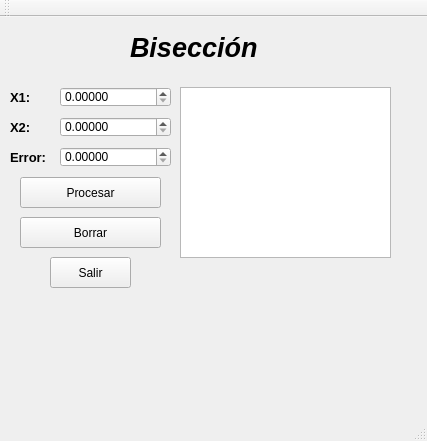
<?xml version="1.0" encoding="UTF-8"?>
<ui version="4.0">
 <class>Biseccion</class>
 <widget class="QMainWindow" name="Biseccion">
  <property name="geometry">
   <rect>
    <x>0</x>
    <y>0</y>
    <width>427</width>
    <height>441</height>
   </rect>
  </property>
  <property name="windowTitle">
   <string>Biseccion</string>
  </property>
  <widget class="QWidget" name="centralWidget">
   <widget class="QDoubleSpinBox" name="X2">
    <property name="geometry">
     <rect>
      <x>60</x>
      <y>100</y>
      <width>111</width>
      <height>20</height>
     </rect>
    </property>
    <property name="decimals">
     <number>5</number>
    </property>
    <property name="maximum">
     <double>999.990000000000009</double>
    </property>
   </widget>
   <widget class="QDoubleSpinBox" name="Err">
    <property name="geometry">
     <rect>
      <x>60</x>
      <y>130</y>
      <width>111</width>
      <height>20</height>
     </rect>
    </property>
    <property name="decimals">
     <number>5</number>
    </property>
    <property name="maximum">
     <double>999.990000000000009</double>
    </property>
   </widget>
   <widget class="QDoubleSpinBox" name="X1">
    <property name="geometry">
     <rect>
      <x>60</x>
      <y>70</y>
      <width>111</width>
      <height>20</height>
     </rect>
    </property>
    <property name="decimals">
     <number>5</number>
    </property>
    <property name="maximum">
     <double>999.990000000000009</double>
    </property>
   </widget>
   <widget class="QTextEdit" name="Texto">
    <property name="geometry">
     <rect>
      <x>180</x>
      <y>70</y>
      <width>211</width>
      <height>171</height>
     </rect>
    </property>
   </widget>
   <widget class="QPushButton" name="Borrar">
    <property name="geometry">
     <rect>
      <x>20</x>
      <y>200</y>
      <width>141</width>
      <height>31</height>
     </rect>
    </property>
    <property name="text">
     <string>Borrar</string>
    </property>
   </widget>
   <widget class="QPushButton" name="Procesar">
    <property name="geometry">
     <rect>
      <x>20</x>
      <y>160</y>
      <width>141</width>
      <height>31</height>
     </rect>
    </property>
    <property name="text">
     <string>Procesar</string>
    </property>
   </widget>
   <widget class="QLabel" name="label_2">
    <property name="geometry">
     <rect>
      <x>10</x>
      <y>100</y>
      <width>30</width>
      <height>20</height>
     </rect>
    </property>
    <property name="font">
     <font>
      <family>Arial</family>
      <pointsize>10</pointsize>
      <weight>75</weight>
      <bold>true</bold>
     </font>
    </property>
    <property name="text">
     <string>X2:</string>
    </property>
   </widget>
   <widget class="QLabel" name="label_3">
    <property name="geometry">
     <rect>
      <x>10</x>
      <y>130</y>
      <width>41</width>
      <height>20</height>
     </rect>
    </property>
    <property name="font">
     <font>
      <family>Arial</family>
      <pointsize>10</pointsize>
      <weight>75</weight>
      <bold>true</bold>
     </font>
    </property>
    <property name="text">
     <string>Error:</string>
    </property>
   </widget>
   <widget class="QLabel" name="label">
    <property name="geometry">
     <rect>
      <x>10</x>
      <y>70</y>
      <width>30</width>
      <height>20</height>
     </rect>
    </property>
    <property name="font">
     <font>
      <family>Arial</family>
      <pointsize>10</pointsize>
      <weight>75</weight>
      <bold>true</bold>
     </font>
    </property>
    <property name="text">
     <string>X1:</string>
    </property>
   </widget>
   <widget class="QPushButton" name="Salir">
    <property name="geometry">
     <rect>
      <x>50</x>
      <y>240</y>
      <width>81</width>
      <height>31</height>
     </rect>
    </property>
    <property name="text">
     <string>Salir</string>
    </property>
   </widget>
   <widget class="QLabel" name="label_4">
    <property name="geometry">
     <rect>
      <x>130</x>
      <y>10</y>
      <width>131</width>
      <height>41</height>
     </rect>
    </property>
    <property name="font">
     <font>
      <family>Arial</family>
      <pointsize>20</pointsize>
      <weight>75</weight>
      <italic>true</italic>
      <bold>true</bold>
     </font>
    </property>
    <property name="text">
     <string>Bisección</string>
    </property>
   </widget>
  </widget>
  <widget class="QMenuBar" name="menuBar">
   <property name="geometry">
    <rect>
     <x>0</x>
     <y>0</y>
     <width>427</width>
     <height>21</height>
    </rect>
   </property>
  </widget>
  <widget class="QToolBar" name="mainToolBar">
   <attribute name="toolBarArea">
    <enum>TopToolBarArea</enum>
   </attribute>
   <attribute name="toolBarBreak">
    <bool>false</bool>
   </attribute>
  </widget>
  <widget class="QStatusBar" name="statusBar"/>
 </widget>
 <layoutdefault spacing="6" margin="11"/>
 <resources/>
 <connections/>
</ui>
